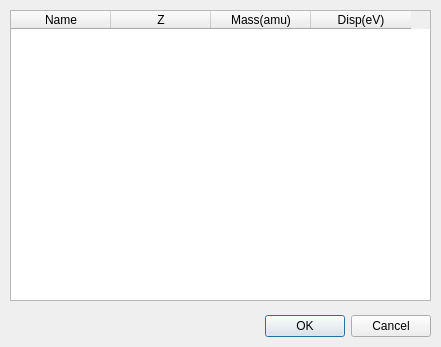
<?xml version="1.0" encoding="UTF-8"?>
<ui version="4.0">
 <class>AtomTableDialog</class>
 <widget class="QDialog" name="AtomTableDialog">
  <property name="geometry">
   <rect>
    <x>0</x>
    <y>0</y>
    <width>441</width>
    <height>347</height>
   </rect>
  </property>
  <property name="windowTitle">
   <string>Dialog</string>
  </property>
  <widget class="QDialogButtonBox" name="buttonBox">
   <property name="geometry">
    <rect>
     <x>90</x>
     <y>310</y>
     <width>341</width>
     <height>32</height>
    </rect>
   </property>
   <property name="orientation">
    <enum>Qt::Horizontal</enum>
   </property>
   <property name="standardButtons">
    <set>QDialogButtonBox::Cancel|QDialogButtonBox::Ok</set>
   </property>
  </widget>
  <widget class="QTableWidget" name="atomTableWidget">
   <property name="geometry">
    <rect>
     <x>10</x>
     <y>10</y>
     <width>421</width>
     <height>291</height>
    </rect>
   </property>
   <property name="editTriggers">
    <set>QAbstractItemView::NoEditTriggers</set>
   </property>
   <column>
    <property name="text">
     <string>Name</string>
    </property>
   </column>
   <column>
    <property name="text">
     <string>Z</string>
    </property>
   </column>
   <column>
    <property name="text">
     <string>Mass(amu)</string>
    </property>
   </column>
   <column>
    <property name="text">
     <string>Disp(eV)</string>
    </property>
   </column>
  </widget>
 </widget>
 <resources/>
 <connections>
  <connection>
   <sender>buttonBox</sender>
   <signal>accepted()</signal>
   <receiver>AtomTableDialog</receiver>
   <slot>accept()</slot>
   <hints>
    <hint type="sourcelabel">
     <x>248</x>
     <y>254</y>
    </hint>
    <hint type="destinationlabel">
     <x>157</x>
     <y>274</y>
    </hint>
   </hints>
  </connection>
  <connection>
   <sender>buttonBox</sender>
   <signal>rejected()</signal>
   <receiver>AtomTableDialog</receiver>
   <slot>reject()</slot>
   <hints>
    <hint type="sourcelabel">
     <x>316</x>
     <y>260</y>
    </hint>
    <hint type="destinationlabel">
     <x>286</x>
     <y>274</y>
    </hint>
   </hints>
  </connection>
 </connections>
</ui>
